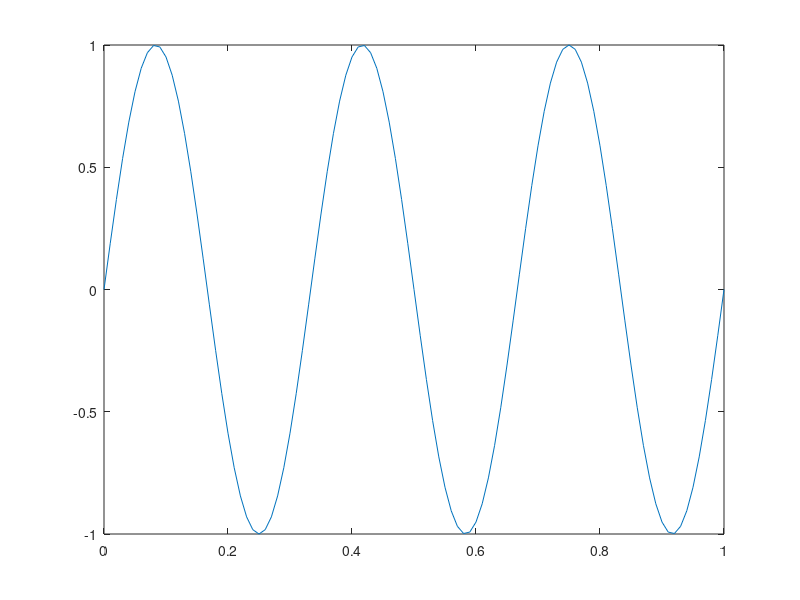

This figure's MATLAB source:
#function name should be file name
#for mention location of path of functiin file addpath()
#if function file with same name with 2 then it gives priority to within folder file and after another file from desktop or anywhere from pc
clear all;
close all;
clc;
function [t,x] = gensin(f)
  t=0:0.01:1
  x=sin(2*pi*f*t)
  plot(t,x)
end
f=3;
gensin(f);

